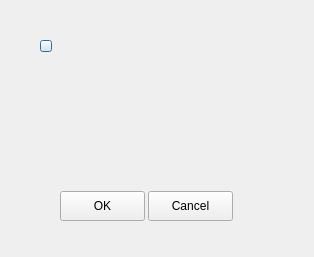
<?xml version="1.0" encoding="UTF-8"?>
<ui version="4.0">
 <class>CDialogAddLayer</class>
 <widget class="QDialog" name="CDialogAddLayer">
  <property name="geometry">
   <rect>
    <x>0</x>
    <y>0</y>
    <width>314</width>
    <height>257</height>
   </rect>
  </property>
  <property name="minimumSize">
   <size>
    <width>314</width>
    <height>240</height>
   </size>
  </property>
  <property name="maximumSize">
   <size>
    <width>384</width>
    <height>280</height>
   </size>
  </property>
  <property name="windowTitle">
   <string>Add Layer</string>
  </property>
  <widget class="QWidget" name="layoutWidget">
   <property name="geometry">
    <rect>
     <x>40</x>
     <y>30</y>
     <width>261</width>
     <height>32</height>
    </rect>
   </property>
   <layout class="QHBoxLayout" name="horizontalLayout_2">
    <property name="spacing">
     <number>0</number>
    </property>
    <item>
     <widget class="QPushButton" name="pbClose">
      <property name="minimumSize">
       <size>
        <width>12</width>
        <height>12</height>
       </size>
      </property>
      <property name="maximumSize">
       <size>
        <width>12</width>
        <height>12</height>
       </size>
      </property>
      <property name="text">
       <string/>
      </property>
     </widget>
    </item>
    <item>
     <spacer name="horizontalSpacer_3">
      <property name="orientation">
       <enum>Qt::Horizontal</enum>
      </property>
      <property name="sizeHint" stdset="0">
       <size>
        <width>40</width>
        <height>20</height>
       </size>
      </property>
     </spacer>
    </item>
   </layout>
  </widget>
  <widget class="QWidget" name="layoutWidget">
   <property name="geometry">
    <rect>
     <x>30</x>
     <y>60</y>
     <width>251</width>
     <height>121</height>
    </rect>
   </property>
   <layout class="QHBoxLayout" name="horizontalLayout">
    <property name="spacing">
     <number>0</number>
    </property>
    <item>
     <spacer name="horizontalSpacer_2">
      <property name="orientation">
       <enum>Qt::Horizontal</enum>
      </property>
      <property name="sizeHint" stdset="0">
       <size>
        <width>40</width>
        <height>20</height>
       </size>
      </property>
     </spacer>
    </item>
    <item>
     <layout class="QVBoxLayout" name="vLayoutLayer">
      <property name="spacing">
       <number>6</number>
      </property>
      <property name="topMargin">
       <number>10</number>
      </property>
      <property name="rightMargin">
       <number>0</number>
      </property>
     </layout>
    </item>
    <item>
     <spacer name="horizontalSpacer">
      <property name="orientation">
       <enum>Qt::Horizontal</enum>
      </property>
      <property name="sizeHint" stdset="0">
       <size>
        <width>40</width>
        <height>20</height>
       </size>
      </property>
     </spacer>
    </item>
   </layout>
  </widget>
  <widget class="QWidget" name="layoutWidget">
   <property name="geometry">
    <rect>
     <x>40</x>
     <y>190</y>
     <width>243</width>
     <height>32</height>
    </rect>
   </property>
   <layout class="QHBoxLayout" name="horizontalLayout_3">
    <property name="spacing">
     <number>3</number>
    </property>
    <property name="rightMargin">
     <number>50</number>
    </property>
    <item>
     <spacer name="horizontalSpacer_4">
      <property name="orientation">
       <enum>Qt::Horizontal</enum>
      </property>
      <property name="sizeHint" stdset="0">
       <size>
        <width>40</width>
        <height>20</height>
       </size>
      </property>
     </spacer>
    </item>
    <item>
     <widget class="QPushButton" name="pbOK">
      <property name="minimumSize">
       <size>
        <width>85</width>
        <height>30</height>
       </size>
      </property>
      <property name="maximumSize">
       <size>
        <width>85</width>
        <height>30</height>
       </size>
      </property>
      <property name="text">
       <string>OK</string>
      </property>
     </widget>
    </item>
    <item>
     <widget class="QPushButton" name="pbCancel">
      <property name="minimumSize">
       <size>
        <width>85</width>
        <height>30</height>
       </size>
      </property>
      <property name="maximumSize">
       <size>
        <width>85</width>
        <height>30</height>
       </size>
      </property>
      <property name="text">
       <string>Cancel</string>
      </property>
     </widget>
    </item>
   </layout>
  </widget>
 </widget>
 <resources/>
 <connections/>
</ui>
